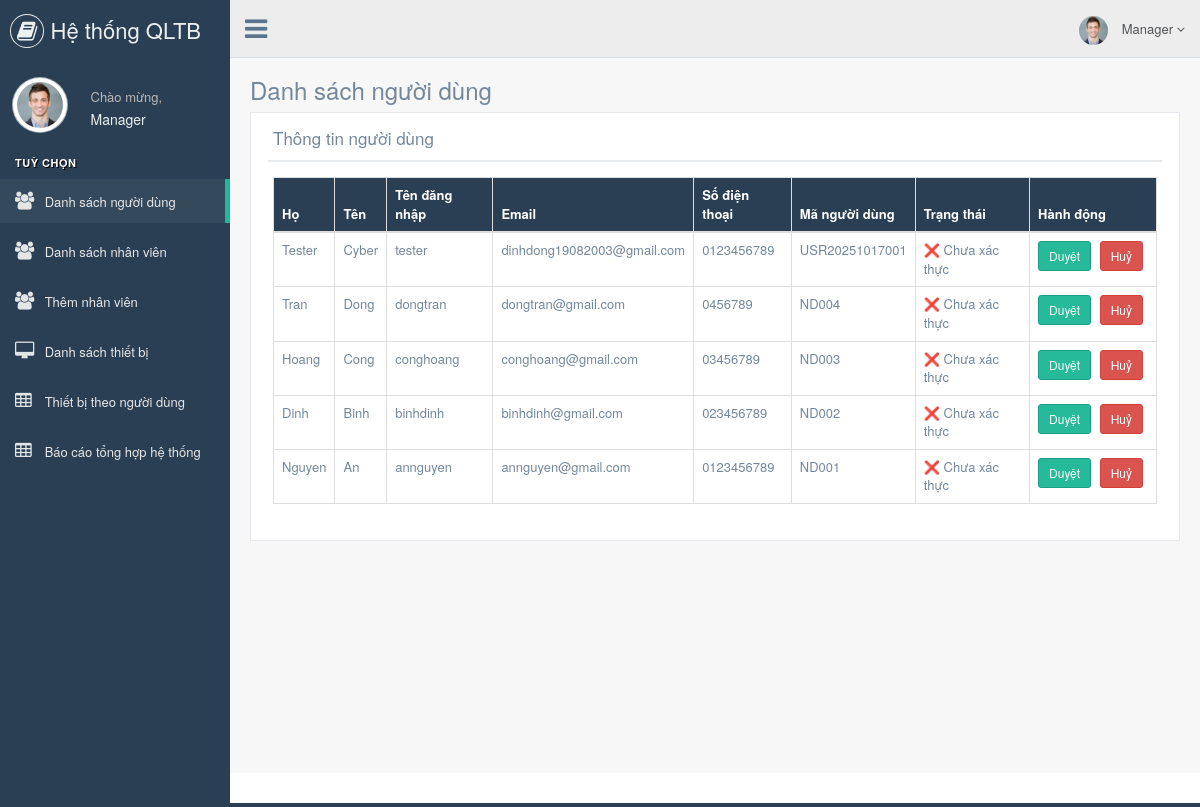
The app's page /manager/display_user_info.php (signed in) with its own data.
### tables this page shows
CREATE TABLE `user_registration` (
  `id` int(5) NOT NULL,
  `firstname` varchar(50) NOT NULL,
  `lastname` varchar(50) NOT NULL,
  `username` varchar(50) NOT NULL,
  `password` varchar(500) NOT NULL,
  `email` varchar(50) NOT NULL,
  `contact` varchar(50) NOT NULL,
  `enrollment` varchar(50) NOT NULL DEFAULT 'no',
  `status` varchar(20) NOT NULL
);

### manager/display_user_info.php (the view, shortened to what this page needs)
<?php
require_once "connection.php";
require_once "header.php";
?>
<div class="right_col" role="main">
    <div class="">
        <div class="page-title">
            <div class="title_left">
                <h3>Danh sách người dùng</h3>
            </div>
        </div>
        <div class="clearfix"></div>
        <div class="row" style="min-height:500px">
            <div class="col-md-12 col-sm-12 col-xs-12">
                <div class="x_panel">
                    <div class="x_title">
                        <h2>Thông tin người dùng</h2>
                        <div class="clearfix"></div>
                    </div>
                    <div class="x_content">
                        <?php
                        $stmt = $link->prepare("SELECT id, firstname, lastname, username, email, contact, enrollment, status FROM user_registration ORDER BY id DESC");
                        $stmt->execute();
                        $result = $stmt->get_result();
                        if ($result->num_rows === 0) {
                            echo "<div class='alert alert-info'>Không có người dùng nào trong hệ thống.</div>";
                        } else {
                            echo "<table class='table table-bordered'>";
                            echo "<thead  style=\"background-color:#2a3f54; color:white;\"><tr>
                                    <th>Họ</th>
                                    <th>Tên</th>
                                    <th>Tên đăng nhập</th>
                                    <th>Email</th>
                                    <th>Số điện thoại</th>
                                    <th>Mã người dùng</th>
                                    <th>Trạng thái</th>
                                    <th>Hành động</th>
                                  </tr></thead><tbody>";
                            while ($row = $result->fetch_assoc()) {
                                $statusLabel = ($row["status"] === "no") ? "❌ Chưa xác thực" : "✅ Đã xác thực";
                                $id = intval($row["id"]);
                                $csrf = $_SESSION['csrf_token'];
                                echo "<tr>";
                                echo "<td>" . htmlspecialchars($row["firstname"]) . "</td>";
                                echo "<td>" . htmlspecialchars($row["lastname"]) . "</td>";
                                echo "<td>" . htmlspecialchars($row["username"]) . "</td>";
                                echo "<td>" . htmlspecialchars($row["email"]) . "</td>";
                                echo "<td>" . htmlspecialchars($row["contact"]) . "</td>";
                                echo "<td>" . htmlspecialchars($row["enrollment"]) . "</td>";
                                echo "<td>" . $statusLabel . "</td>";
                                echo "<td style='white-space:nowrap'>
                                        <a href='approve.php?id={$id}&csrf_token={$csrf}' class='btn btn-success btn-sm'>Duyệt</a>
                                        <a href='not_approve.php?id={$id}&csrf_token={$csrf}' class='btn btn-danger btn-sm'>Huỷ</a>
                                      </td>";
                                echo "</tr>";
                            }
                            echo "</tbody></table>";
                        }
                        ?>
                    </div>
                </div>
            </div>
        </div>
    </div>
</div>
<?php require_once "footer.php"; ?>

### manager/header.php (shortened to what this page needs)
<?php
$managerName = htmlspecialchars($_SESSION["manager"], ENT_QUOTES, 'UTF-8');
?>
<!DOCTYPE html>
<html lang="vi">
<head>
    <link href="css/bootstrap.min.css" rel="stylesheet">
    <link href="css/font-awesome.min.css" rel="stylesheet">
    <link href="css/nprogress.css" rel="stylesheet">
    <link href="css/custom.min.css" rel="stylesheet">
</head>
<body class="nav-md">
<div class="container body">
    <div class="main_container">
        <div class="col-md-3 left_col">
            <div class="left_col scroll-view">
                <div class="navbar nav_title" style="border: 0;">
                    <a href="index.php" class="site_title">
                        <i class="fa fa-book"></i> <span>Hệ thống QLTB</span>
                    </a>
                </div>
                <div class="profile clearfix">
                    <div class="profile_pic">
                        <img src="images/img.jpg" alt="Ảnh đại diện" class="img-circle profile_img">
                    </div>
                    <div class="profile_info">
                        <span>Chào mừng,</span>
                        <h2><?= $managerName ?></h2>
                    </div>
                    <div class="clearfix"></div>
                </div>
                <br/>
                <div id="sidebar-menu" class="main_menu_side hidden-print main_menu">
                    <div class="menu_section">
                        <h3>Tuỳ chọn</h3>
                        <ul class="nav side-menu">
                            <li>
                                <a href="display_user_info.php">
                                    <i class="fa fa-users"></i> Danh sách người dùng
                                </a>
                            </li>
                            <li>
                                <a href="display_admin_info.php">
                                    <i class="fa fa-users"></i> Danh sách nhân viên
                                </a>
                            </li>
                            <li>
                                <a href="add_admin.php">
                                    <i class="fa fa-users"></i> Thêm nhân viên
                                </a>
                            </li>
                            <li>
                                <a href="display_device.php">
                                    <i class="fa fa-desktop"></i> Danh sách thiết bị
                                </a>
                            </li>
                            <li>
                                <a href="device_details_with_user.php">
                                    <i class="fa fa-table"></i> Thiết bị theo người dùng
                                </a>
                            </li>
                            <li>
                                <a href="export_report.php">
                                    <i class="fa fa-table"></i> Báo cáo tổng hợp hệ thống
                                </a>
                            </li>
                        </ul>
                    </div>
                </div>
            </div>
        </div>
        <div class="top_nav">
            <div class="nav_menu">
                <nav>
                    <div class="nav toggle">
                        <a id="menu_toggle"><i class="fa fa-bars"></i></a>
                    </div>
                    <ul class="nav navbar-nav navbar-right">
                        <li class="dropdown">
                            <a href="#" class="user-profile dropdown-toggle" data-toggle="dropdown" aria-expanded="false">
                                <img src="images/img.jpg" alt="Ảnh đại diện"> <?= $managerName ?>
                                <span class="fa fa-angle-down"></span>
                            </a>
                        </li>
                    </ul>
                </nav>
            </div>
        </div>

### manager/footer.php (shortened to what this page needs)
        <footer>
        </footer>
    </div>
</div>
</body>
</html>

### records on screen
user_registration: firstname "Tester", lastname "Cyber", username "tester", email "dinhdong19082003@gmail.com", contact "0123456789", enrollment "USR20251017001", status "❌ Chưa xác thực"
user_registration: firstname "Tran", lastname "Dong", username "dongtran", email "dongtran@gmail.com", contact "0456789", enrollment "ND004", status "❌ Chưa xác thực"
user_registration: firstname "Hoang", lastname "Cong", username "conghoang", email "conghoang@gmail.com", contact "03456789", enrollment "ND003", status "❌ Chưa xác thực"
user_registration: firstname "Dinh", lastname "Binh", username "binhdinh", email "binhdinh@gmail.com", contact "023456789", enrollment "ND002", status "❌ Chưa xác thực"
user_registration: firstname "Nguyen", lastname "An", username "annguyen", email "annguyen@gmail.com", contact "0123456789", enrollment "ND001", status "❌ Chưa xác thực"

### other values on screen
$managerName "Manager"
